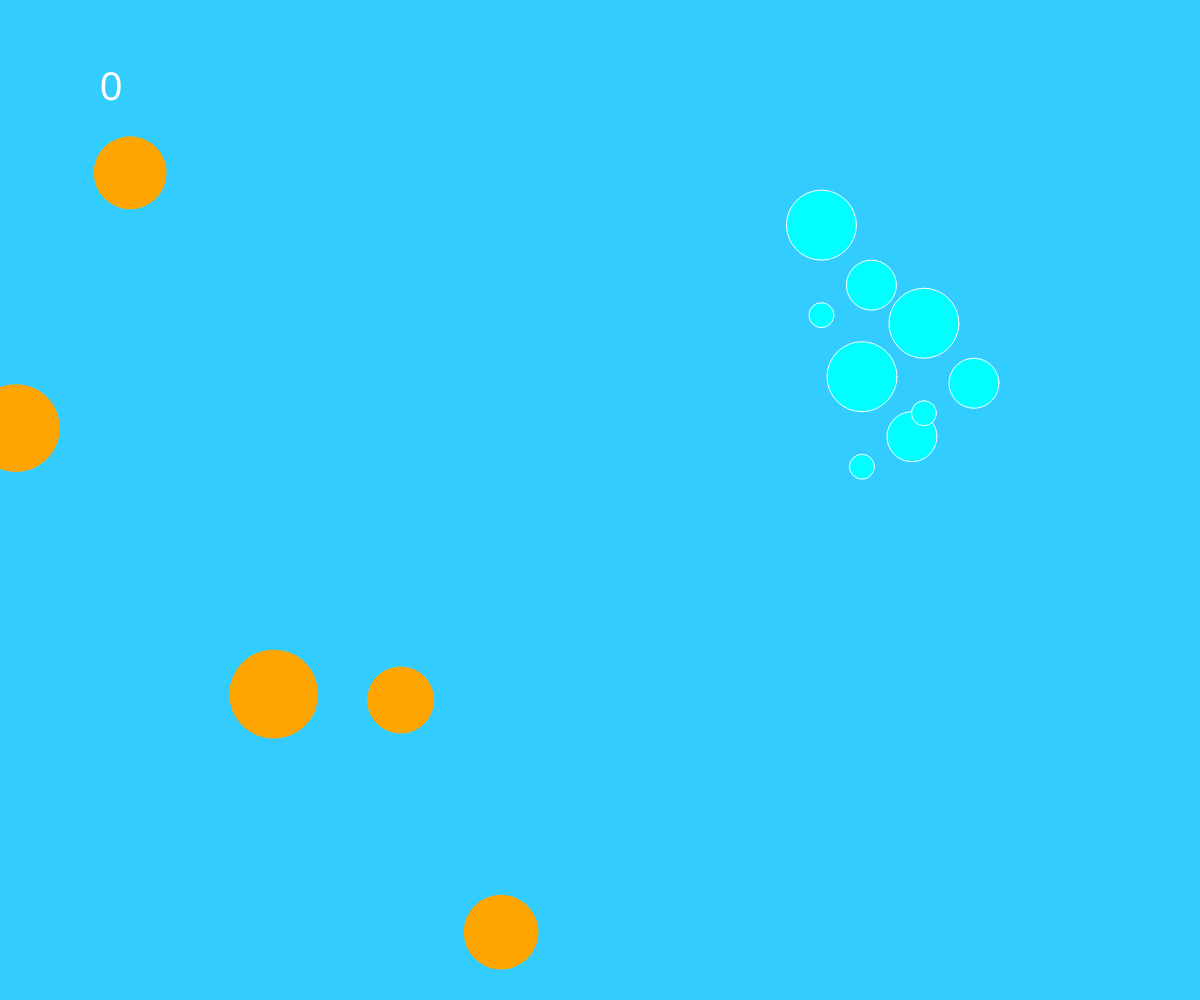
Frame 1 (no input)
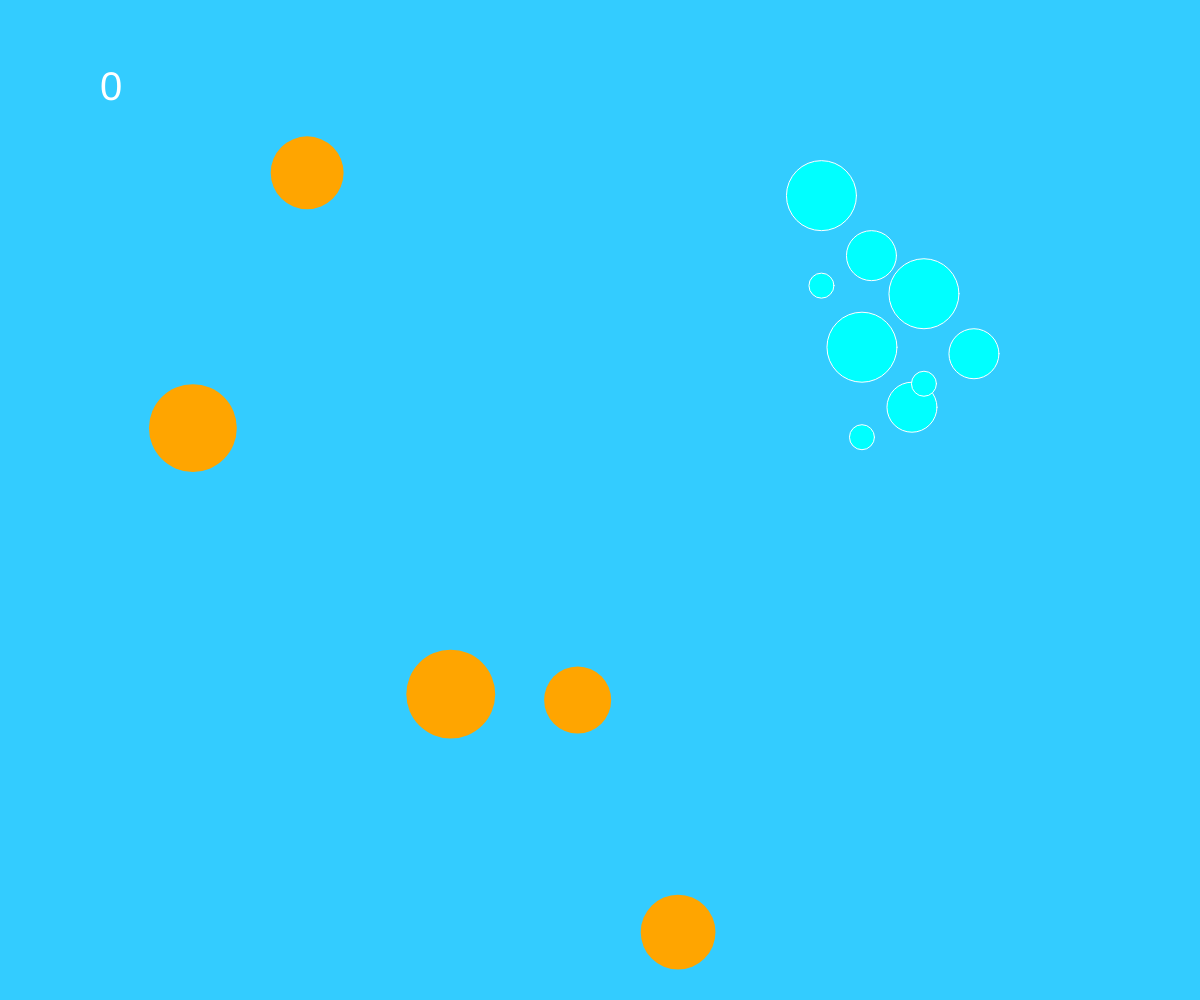
Frame 60 (no input)
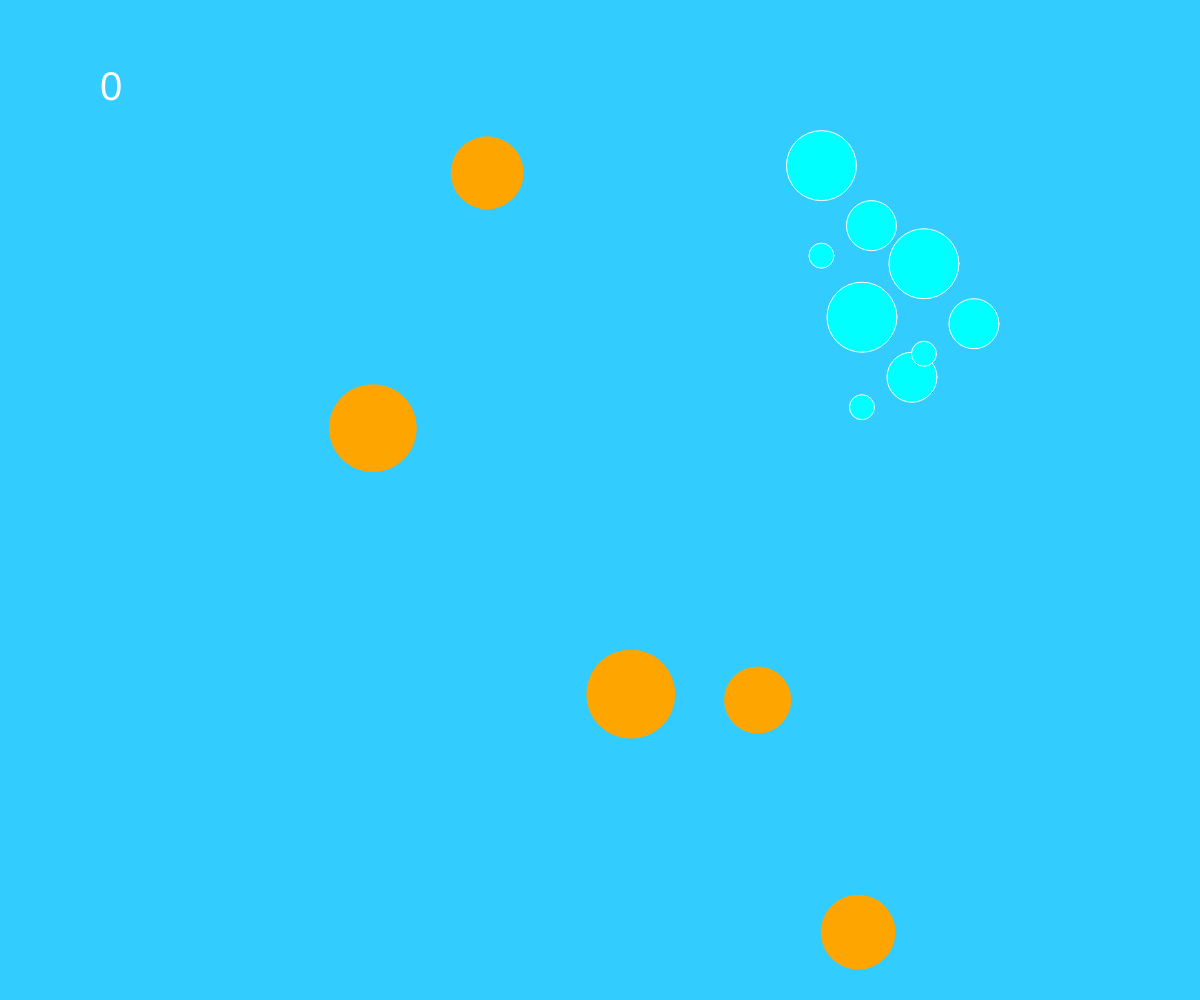
Frame 120 (the mouse pressed at the canvas centre since frame 60)

The p5.js sketch that drew these frames (run headless with seeded random() and noise() and a simulated clock; from frame 60 on, the mouse is pressed at the canvas centre):

// p5.js sketch
// ── sketch.js
var bubble = [];
var balloonMolly = [];

let score = 0;

function setup() {
  createCanvas(windowWidth, windowHeight);

  // bubbles setup
  for (var i = 0; i < 3; i++) {
    bubble[i] = new Bubbles();
  }

  // placing fish
  for (var j = 0; j < 5; j++) {
    balloonMolly[j] = new BalloonMolly();
  }
}

function draw() {
  // background
  background(51, 204, 255);

  // bubbles animate
  for (var i = 0; i < 3; i++) {
    bubble[i].animate();
    bubble[i].bubble();
  }

  // fish animate
  for (var j = 0; j < 5; j++) {
    balloonMolly[j].animate();
    balloonMolly[j].balloonMolly();
  }

  // score
  fill(255);
  textSize(40);
  text(score, 100, 100);
}

function Bubbles() {
  // bubble locations
  this.x = random(windowWidth - 50);
  this.y = random(windowHeight + 90);

  this.bubble = function () {
    fill("Aqua");
    stroke("White");

    // biggest bubble
    ellipse(this.x, this.y, 70);

    // medium bubble
    ellipse(this.x + 50, this.y + 60, 50);

    // smallest bubble
    ellipse(this.x, this.y + 90, 25);
  };

  // bubbles animation
  this.animate = function () {
    this.y = this.y - 0.5;

    if (this.y <= -90) {
      this.y = windowHeight;
    }
  };
}

function BalloonMolly(x, y, size) {
  this.x = random(-25, windowWidth / 2);
  this.y = random(0, windowHeight);
  this.size = random(65, 95);

  this.balloonMolly = function () {
    noStroke();
    fill("orange");
    ellipse(this.x, this.y, this.size);
  };

  this.animate = function () {
    let d = dist(this.x, this.y, mouseX, mouseY);

    this.x = this.x + 3;

    if (this.x >= windowWidth) {
      this.x = 0;
    }

    if (mouseIsPressed == true && d < this.size / 2) {
      score = score + 1;
      this.x = random(0, windowWidth);
      this.y = random(0, windowHeight);
    }
  };
}
